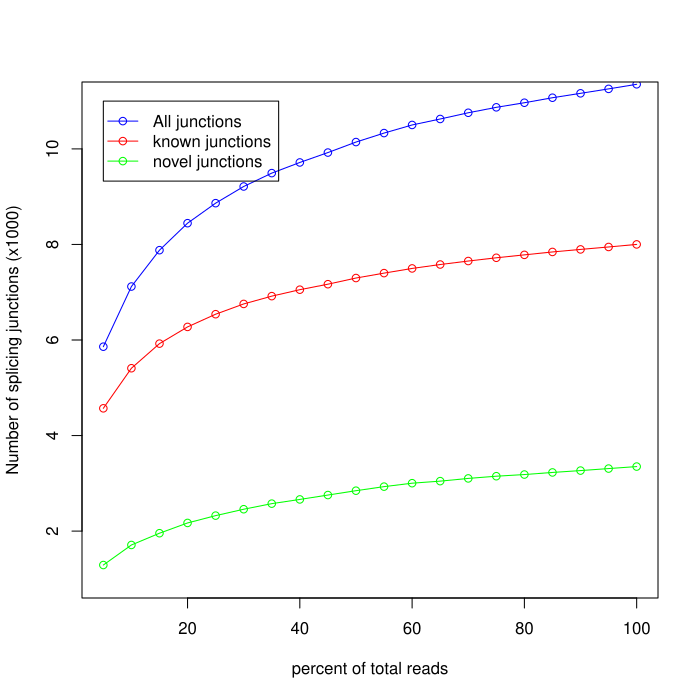

Reproduce this figure in R.
pdf('qc_results/rseqc/minimap/junction_saturation.junctionSaturation_plot.pdf')
x=c(5,10,15,20,25,30,35,40,45,50,55,60,65,70,75,80,85,90,95,100)
y=c(4570,5409,5924,6274,6540,6755,6918,7053,7168,7297,7400,7498,7580,7653,7721,7782,7843,7896,7947,8001)
z=c(5860,7119,7880,8445,8864,9213,9493,9716,9923,10143,10331,10501,10626,10756,10870,10966,11071,11163,11256,11352)
w=c(1290,1710,1956,2171,2324,2458,2575,2663,2755,2846,2931,3003,3046,3103,3149,3184,3228,3267,3309,3351)
m=max(8,11,3)
n=min(4,5,1)
plot(x,z/1000,xlab='percent of total reads',ylab='Number of splicing junctions (x1000)',type='o',col='blue',ylim=c(n,m))
points(x,y/1000,type='o',col='red')
points(x,w/1000,type='o',col='green')
legend(5,11, legend=c("All junctions","known junctions", "novel junctions"),col=c("blue","red","green"),lwd=1,pch=1)
dev.off()
